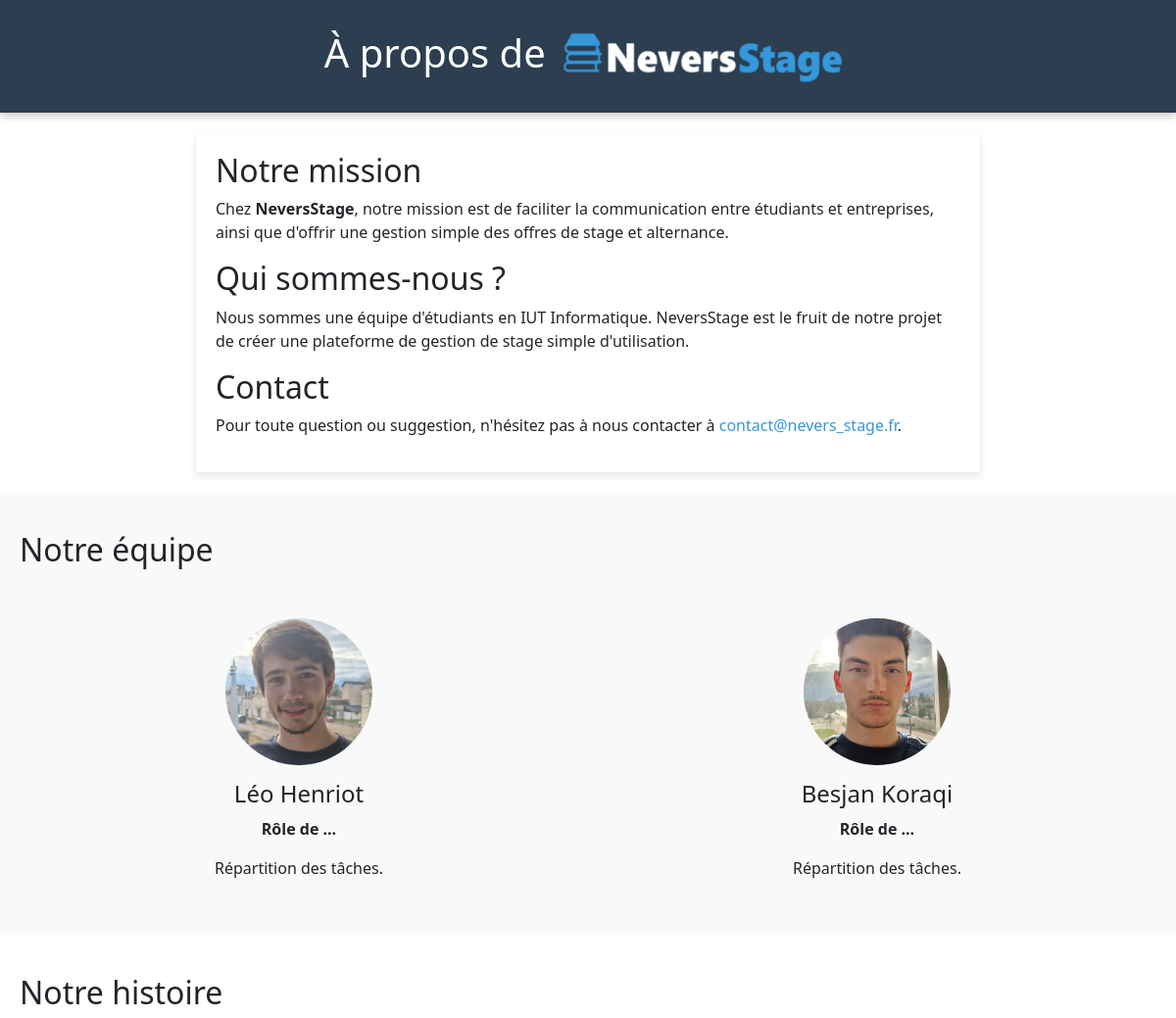
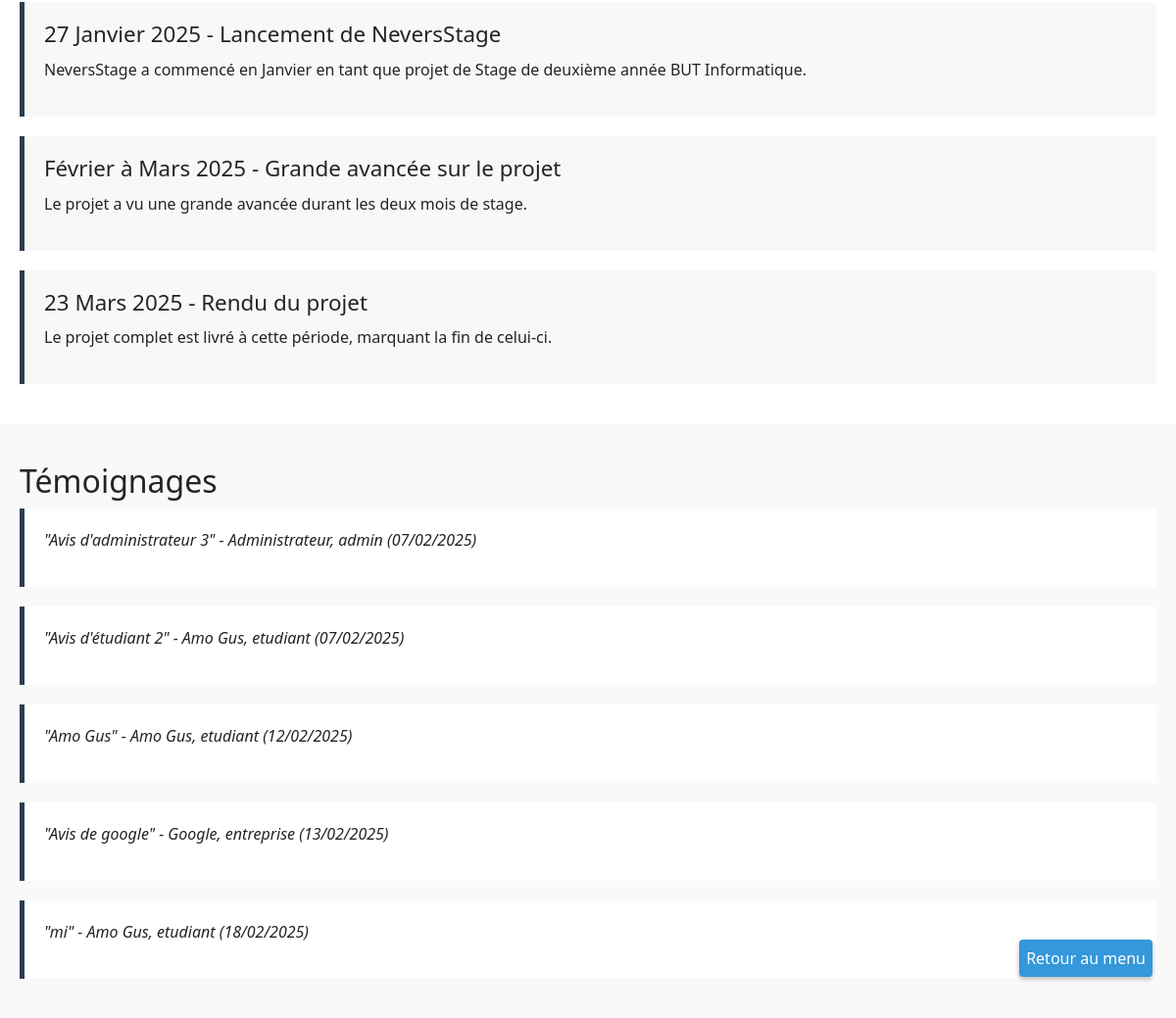
The app's page /app/views/a_propos.php with its own data (2 pictures, top to bottom).
### tables this page shows
CREATE TABLE `feedback` (
  `id` int(11) NOT NULL,
  `user_name` varchar(100) NOT NULL,
  `role` enum('etudiant','entreprise','admin') NOT NULL,
  `feedback` text NOT NULL,
  `created_at` timestamp NOT NULL DEFAULT CURRENT_TIMESTAMP,
  `date` timestamp NOT NULL DEFAULT CURRENT_TIMESTAMP
);

### app/views/a_propos.php (the view, shortened to what this page needs)
<?php
require_once $_SERVER['DOCUMENT_ROOT'] . '/Gestion_Stage/app/config/database.php';
try {
    $feedbacks = $pdo->query("
        SELECT feedback, user_name, role, date
        FROM feedback
        ORDER BY RAND()
        LIMIT 5
    ")->fetchAll(PDO::FETCH_ASSOC);
} catch (PDOException $e) {
    die("Erreur lors de l'exécution de la requête : " . $e->getMessage());
}
?>
<!DOCTYPE html>
<html lang="fr">
<head>
    <link rel="stylesheet" href="/Gestion_Stage/public/assets/css/style_a_propos.css">
    <link href="https://cdn.jsdelivr.net/npm/bootstrap@5.3.0-alpha3/dist/css/bootstrap.min.css" rel="stylesheet">
</head>
<body>
    <header>
        <div class="header-content">
            <h1>À propos de</h1>
            <img src="/Gestion_Stage/public/assets/images/logo.png" alt="NeversStage" height="75" class="fade-in">
        </div>
    </header>
    <section class="about-section">
        <div class="about-content">
            <h2>Notre mission</h2>
            <p>Chez <strong>NeversStage</strong>, notre mission est de faciliter la communication entre étudiants et entreprises, ainsi que d'offrir une gestion simple des offres de stage et alternance.</p>
            <h2>Qui sommes-nous ?</h2>
            <p>Nous sommes une équipe d'étudiants en IUT Informatique. NeversStage est le fruit de notre projet de créer une plateforme de gestion de stage simple d'utilisation.</p>
            <h2>Contact</h2>
            <p>Pour toute question ou suggestion, n'hésitez pas à nous contacter à <a href="mailto:contact@nevers_stage.fr">contact@nevers_stage.fr</a>.</p>
        </div>
    </section>
    <section class="team-section">
        <h2>Notre équipe</h2>
        <div class="team-members">
            <div class="member">
                <img src="../../public/assets/images/a_propos/leo_henriot.jpg" alt="Photo de Léo Henriot">
                <h3>Léo Henriot</h3>
                <p id="role">Rôle de ...</p>
                <p>Répartition des tâches.</p>
            </div>
            <div class="member">
                <img src="../../public/assets/images/a_propos/besjan_koraqi.jpg" alt="Photo de Bejan Koraqi">
                <h3>Besjan Koraqi</h3>
                <p id="role">Rôle de ...</p>
                <p>Répartition des tâches.</p>
            </div>
        </div>
    </section>
    <section class="timeline-section">
        <h2>Notre histoire</h2>
        <div class="timeline">
            <div class="event">
                <h3>27 Janvier 2025 - Lancement de NeversStage</h3>
                <p>NeversStage a commencé en Janvier en tant que projet de Stage de deuxième année BUT Informatique.</p>
            </div>
            <div class="event">
                <h3>Février à Mars 2025 - Grande avancée sur le projet</h3>
                <p>Le projet a vu une grande avancée durant les deux mois de stage.</p>
            </div>
            <div class="event">
                <h3>23 Mars 2025 - Rendu du projet</h3>
                <p>Le projet complet est livré à cette période, marquant la fin de celui-ci.</p>
            </div>
        </div>
    </section>
    <section class="testimonials-section">
        <h2>Témoignages</h2>
        <div class="testimonials">
            <?php foreach ($feedbacks as $feedback): ?>
                <div class="testimonial">
                    <p>"<?php echo htmlspecialchars($feedback['feedback']); ?>" - <?php echo htmlspecialchars($feedback['user_name']); ?>, <?php echo htmlspecialchars($feedback['role']); ?> (<?php echo date('d/m/Y', strtotime($feedback['date'])); ?>)</p>
                </div>
            <?php endforeach; ?>
        </div>
    </section>
    <a class="index-button" href="/Gestion_Stage/index.php">Retour au menu</a>
</body>
</html>

### public/assets/css/style_a_propos.css (style rules this page uses)
:root { --primary-color: #2c3e50; --secondary-color: #3498db; --accent-color: #e74c3c; --secondary-color-hover: #4ea8e4; --accent-color-hover: #f26858; --text-color: #333; --light-gray: #f5f6fa; --border-radius: 8px; }
* { margin: 0; padding: 0; box-sizing: border-box; }
.header-content { display: flex; align-items: center; justify-content: center; gap: 10px; }
.fade-in { opacity: 0; transform: translateY(-20px); animation: fadeIn 1s forwards; }
.fade-in-delay { opacity: 0; transform: translateY(20px); animation: fadeIn 1s forwards; }
body { font-family: Arial, sans-serif; background-color: var(--light-gray); color: var(--text-color); line-height: 1.6; }
header { background-color: var(--primary-color); color: white; padding: 20px; text-align: center; width: 100%; box-shadow: 0 4px 8px rgba(0, 0, 0, 0.2); }
h1 { font-size: 2.5rem; animation: fadeIn 1s forwards; }
h2 { color: var(--primary-color); margin-top: 20px; margin-bottom: 10px; }
section { padding: 20px; }
.about-content { max-width: 800px; margin: 0 auto; background-color: #fff; transition: background-color 0.3s ease; padding: 20px; box-shadow: 0 4px 8px rgba(0,0,0,0.1); }
.about-content a { color: var(--secondary-color); text-decoration: none; transition: color 0.3s ease; }
.team-section { background-color: #f9f9f9; padding: 40px 20px; }
.team-members { display: flex; justify-content: space-around; gap: 20px; margin-top: 50px; }
.member { text-align: center; max-width: 250px; opacity: 0; }
.member img { border-radius: 50%; width: 150px; height: 150px; object-fit: cover; transition: transform 0.3s ease; }
.member h3 { margin: 15px 0 10px; font-size: 1.5rem; }
.member p { font-size: 1rem; }
#role { font-weight: bold; }
.timeline-section { background-color: #fff; padding: 40px 20px; }
.timeline { display: flex; flex-direction: column; gap: 20px; }
.event { background-color: #efefef70; padding: 20px; border-left: 5px solid var(--primary-color); transition: background-color 0.3s ease; }
.event h3 { font-size: 1.4rem; margin-bottom: 10px; }
.testimonials-section { background-color: #f9f9f9; padding: 40px 20px; }
.testimonials { display: flex; flex-direction: column; gap: 20px; }
.testimonial { transition: background-color 0.3s ease; background-color: #fff; padding: 20px; border-left: 5px solid var(--primary-color); font-style: italic; }
* { scrollbar-width: inherit; scrollbar-color: var(--primary-color) rgba(255, 255, 255, 0.2); }
.index-button { position: fixed; bottom: 2%; right: 2%; background: var(--secondary-color); color: white; transition: background-color 0.2s ease; padding: 7px; border-radius: 4px; text-decoration: none; box-shadow: 0 2px 5px rgba(0, 0, 0, 0.3); }

### records on screen
feedback: feedback "Avis d'administrateur 3", user_name "Administrateur", role "admin", date "07/02/2025"
feedback: feedback "Avis d'étudiant 2", user_name "Amo Gus", role "etudiant", date "07/02/2025"
feedback: feedback "Amo Gus", user_name "Amo Gus", role "etudiant", date "12/02/2025"
feedback: feedback "Avis de google", user_name "Google", role "entreprise", date "13/02/2025"
feedback: feedback "mi", user_name "Amo Gus", role "etudiant", date "18/02/2025"
